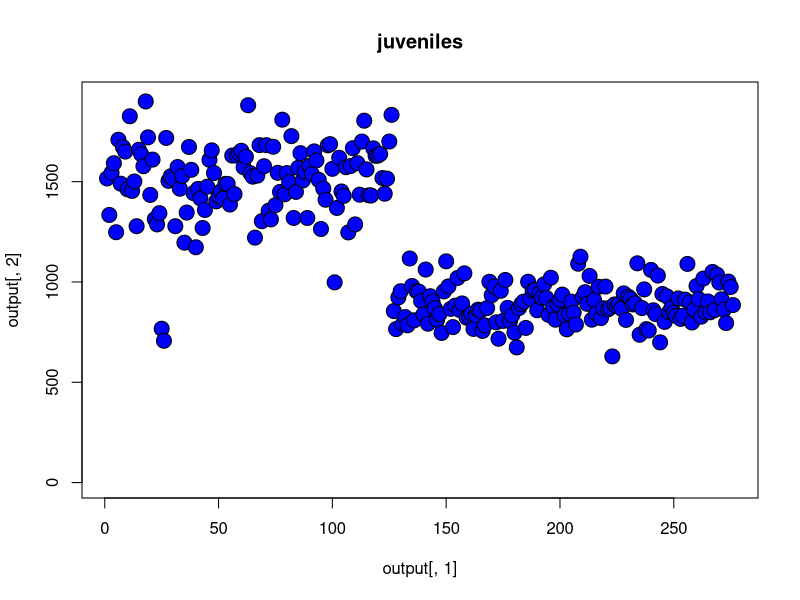
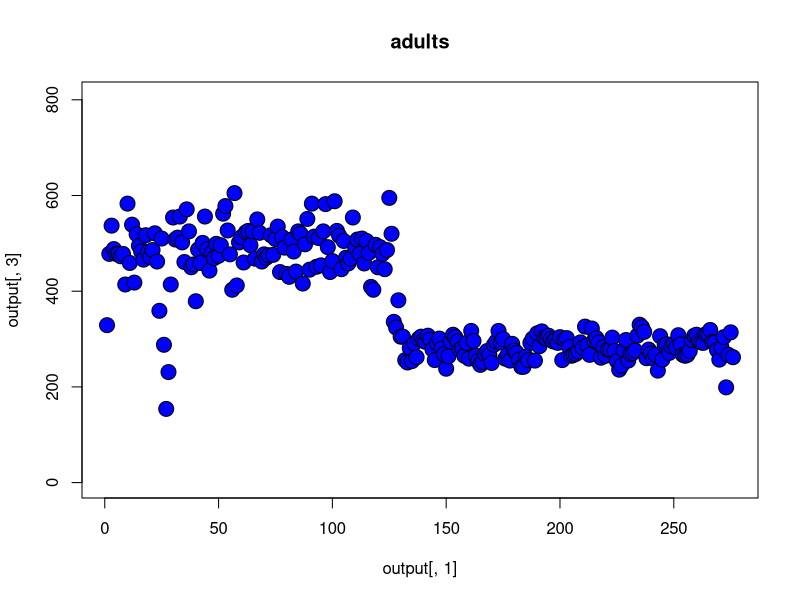
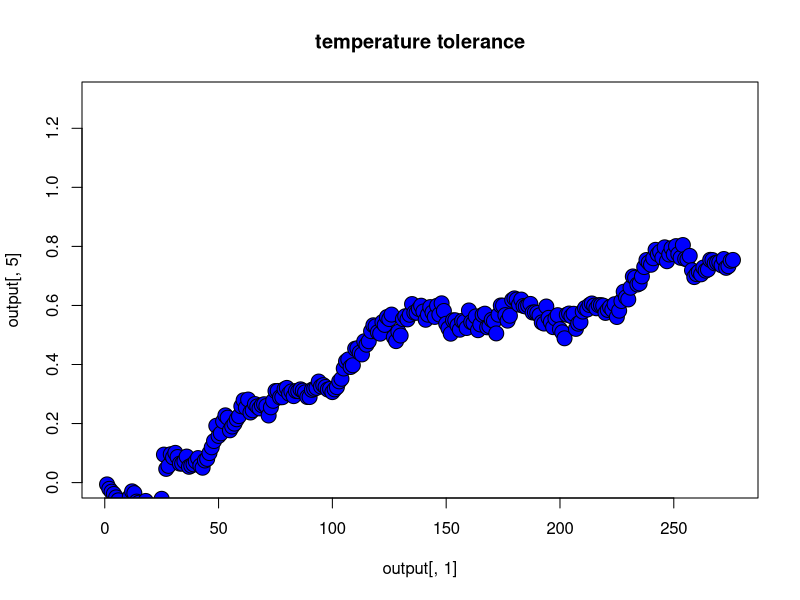
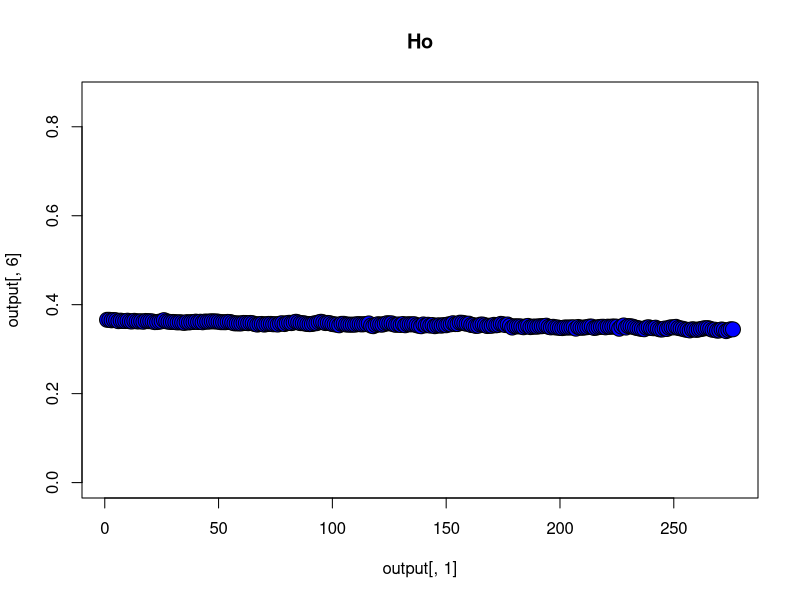
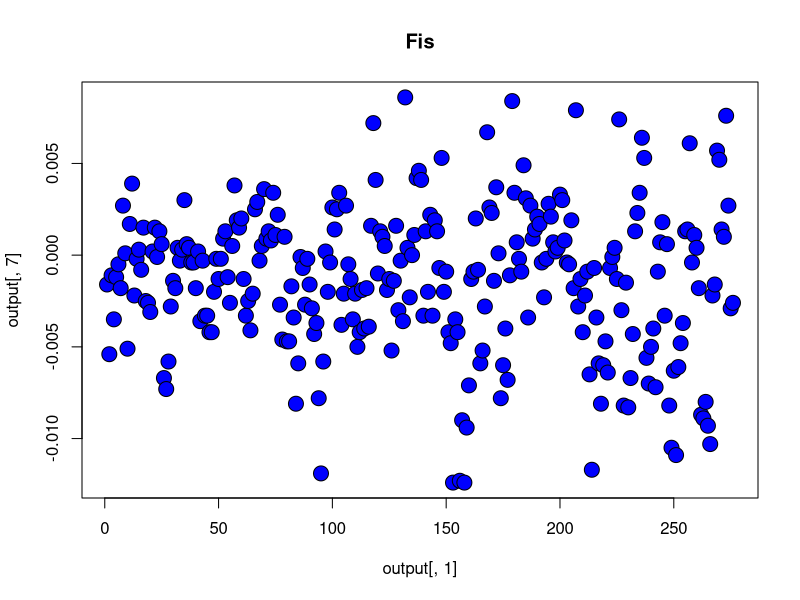
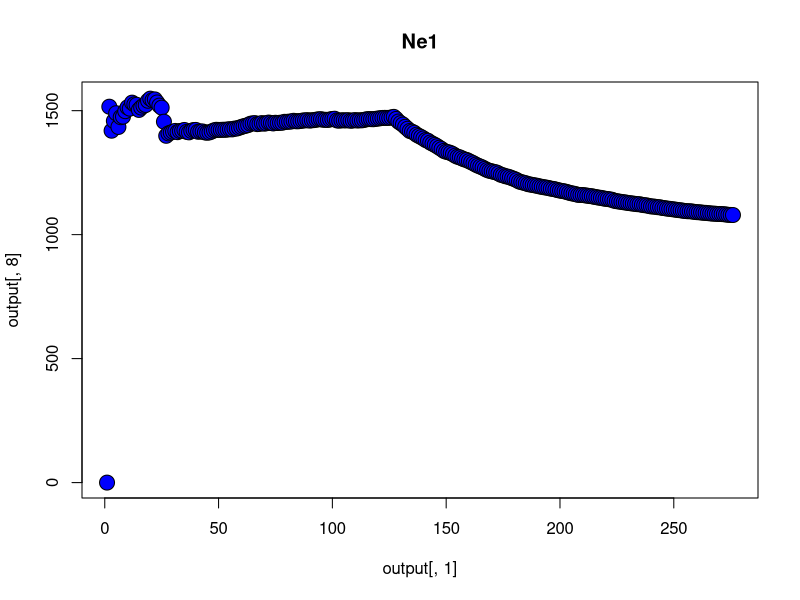
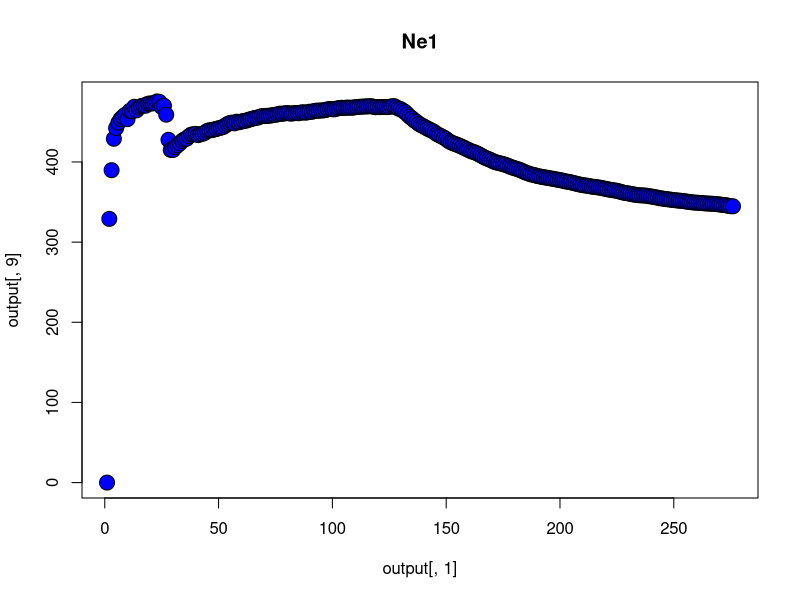
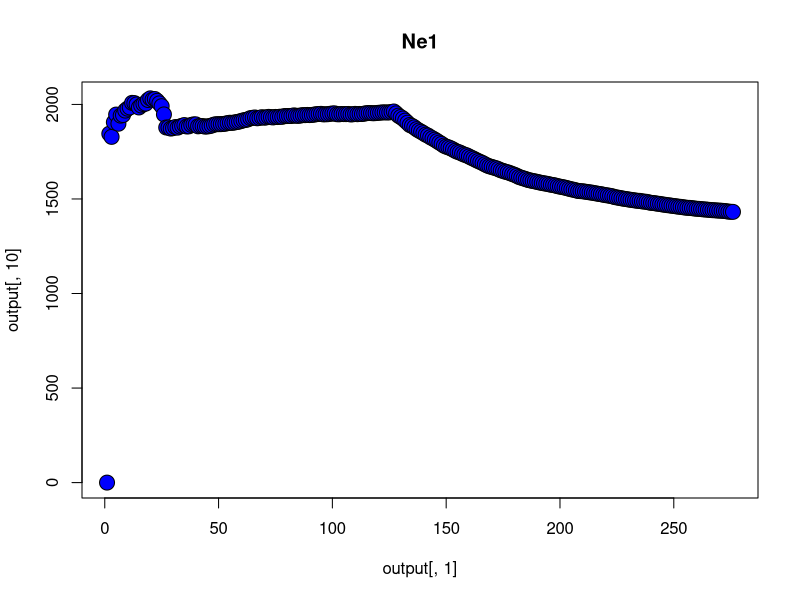

R code for these plots, in order:
#=============================================================================================================#
# Script created by Mark Christie, all rights reserved, contact at markchristie1500@gmail.com
# Script created in version R 4.2.1 on xx/xx/2022
# This script:
# Usage notes: 
#============================================================================================================#
# Set working directory, import packages, source functions, initialize global variables
setwd("C:/Users/fishf/Dropbox/manuscripts/rescue/genetic_rescue/pops")

list.files()

#source("~/Drive/scripts.R", sep = ''))

output <- read.table("out_300_0_output.txt", header=TRUE, sep="\t", na.strings="?", dec=".", strip.white=TRUE, row.names = NULL)
head(output)
output <- output[, -1]

# only write column names once if appending to file
#write.table(output.reduced, "FST_output_reduced.txt", col.names=!file.exists("FST_output_reduced.txt"), sep="\t", append = TRUE, row.names = FALSE)

#write.table(offs, "temp".txt", col.names = TRUE, sep="\t", append = FALSE)
#=============================================================================================================#

pdf(file = "300_0_donor_pops.pdf", width = 6, height = 5) 
plot(output[, 1], output[, 2], pch = 21, bg = "blue", cex = 2, main = "juveniles", ylim = c(0, max(output[, 2]) + 20)) # plot adults
plot(output[, 1], output[, 3], pch = 21, bg = "blue", cex = 2, main = "adults", ylim = c(0, max(output[, 3]) + 200)) #plot juveniles
plot(output[, 1], output[, 5], pch = 21, bg = "blue", cex = 2, main = "temperature tolerance", ylim = c(0, max(output[, 5]) + 0.5)) #plot juveniles
plot(output[, 1], output[, 6], pch = 21, bg = "blue", cex = 2, main = "Ho", ylim = c(0, max(output[, 6]) + 0.5)) #plot juveniles
plot(output[, 1], output[, 7], pch = 21, bg = "blue", cex = 2, main = "Fis") #plot juveniles
plot(output[, 1], output[, 8], pch = 21, bg = "blue", cex = 2, main = "Ne1", ylim = c(0, max(output[, 8]) + 5)) #plot juveniles
plot(output[, 1], output[, 9], pch = 21, bg = "blue", cex = 2, main = "Ne1", ylim = c(0, max(output[, 9]) + 5)) #plot juveniles
plot(output[, 1], output[, 10], pch = 21, bg = "blue", cex = 2, main = "Ne1", ylim = c(0, max(output[, 10]) + 5)) #plot juveniles
plot(output[-c(1,2,3), 1], output[-c(1,2,3), 11], pch = 21, bg = "blue", cex = 2, main = "Ne1") #plot juveniles

dev.off()





